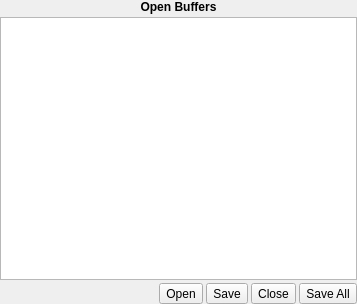
<?xml version="1.0" encoding="UTF-8"?>
<ui version="4.0">
 <class>OpenBuffersWidget</class>
 <widget class="QWidget" name="OpenBuffersWidget">
  <property name="geometry">
   <rect>
    <x>0</x>
    <y>0</y>
    <width>357</width>
    <height>304</height>
   </rect>
  </property>
  <property name="windowTitle">
   <string>Form</string>
  </property>
  <layout class="QVBoxLayout" name="verticalLayout">
   <property name="spacing">
    <number>3</number>
   </property>
   <property name="margin">
    <number>0</number>
   </property>
   <item>
    <widget class="QLabel" name="label">
     <property name="sizePolicy">
      <sizepolicy hsizetype="Preferred" vsizetype="Fixed">
       <horstretch>0</horstretch>
       <verstretch>0</verstretch>
      </sizepolicy>
     </property>
     <property name="font">
      <font>
       <weight>75</weight>
       <bold>true</bold>
      </font>
     </property>
     <property name="text">
      <string>Open Buffers</string>
     </property>
     <property name="alignment">
      <set>Qt::AlignCenter</set>
     </property>
    </widget>
   </item>
   <item>
    <widget class="OpenBuffersListWidget" name="lstBuffers"/>
   </item>
   <item>
    <layout class="QHBoxLayout" name="horizontalLayout">
     <item>
      <spacer name="horizontalSpacer">
       <property name="orientation">
        <enum>Qt::Horizontal</enum>
       </property>
       <property name="sizeHint" stdset="0">
        <size>
         <width>40</width>
         <height>20</height>
        </size>
       </property>
      </spacer>
     </item>
     <item>
      <widget class="QToolButton" name="btnOpen">
       <property name="text">
        <string>Open</string>
       </property>
      </widget>
     </item>
     <item>
      <widget class="QToolButton" name="btnSave">
       <property name="text">
        <string>Save</string>
       </property>
      </widget>
     </item>
     <item>
      <widget class="QToolButton" name="btnClose">
       <property name="text">
        <string>Close</string>
       </property>
      </widget>
     </item>
     <item>
      <widget class="QToolButton" name="btnSaveAll">
       <property name="text">
        <string>Save All</string>
       </property>
      </widget>
     </item>
    </layout>
   </item>
  </layout>
 </widget>
 <customwidgets>
  <customwidget>
   <class>OpenBuffersListWidget</class>
   <extends>QListWidget</extends>
   <header>openbufferslistwidget.h</header>
  </customwidget>
 </customwidgets>
 <resources/>
 <connections/>
</ui>
